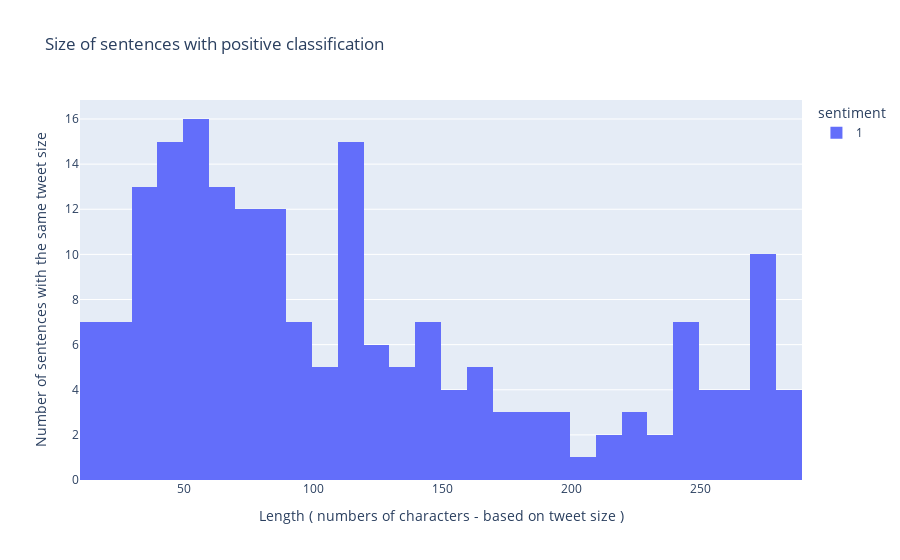

Notebook cell for this chart:
### Code cell
fig = px.histogram(positive, x="length", color="sentiment", title="Size of sentences with positive classification", nbins=50)
fig.update_yaxes(title_text='Number of sentences with the same tweet size')
fig.update_xaxes(title_text='Length ( numbers of characters - based on tweet size )')
fig.show()

### Figure 1 — Plotly figure (JSON) as saved in the notebook; plotly's stock layout.template omitted (floating-point values rounded to 4 significant figures; data arrays with more than 128 entries replaced by an {"elided": "..."} marker saying what was removed)
{"data": [{"alignmentgroup": "True", "bingroup": "x", "hovertemplate": "sentiment=1<br>length=%{x}<br>count=%{y}<extra></extra>", "legendgroup": "1", "marker": {"color": "#636efa", "pattern": {"shape": ""}}, "name": "1", "nbinsx": 50, "offsetgroup": "1", "orientation": "v", "showlegend": true, "type": "histogram", "x": {"elided": "195 int values"}, "xaxis": "x", "yaxis": "y"}], "layout": {"barmode": "relative", "legend": {"title": {"text": "sentiment"}, "tracegroupgap": 0}, "title": {"text": "Size of sentences with positive classification"}, "xaxis": {"anchor": "y", "domain": [0, 1], "title": {"text": "Length ( numbers of characters - based on tweet size )"}}, "yaxis": {"anchor": "x", "domain": [0, 1], "title": {"text": "Number of sentences with the same tweet size"}}}}
